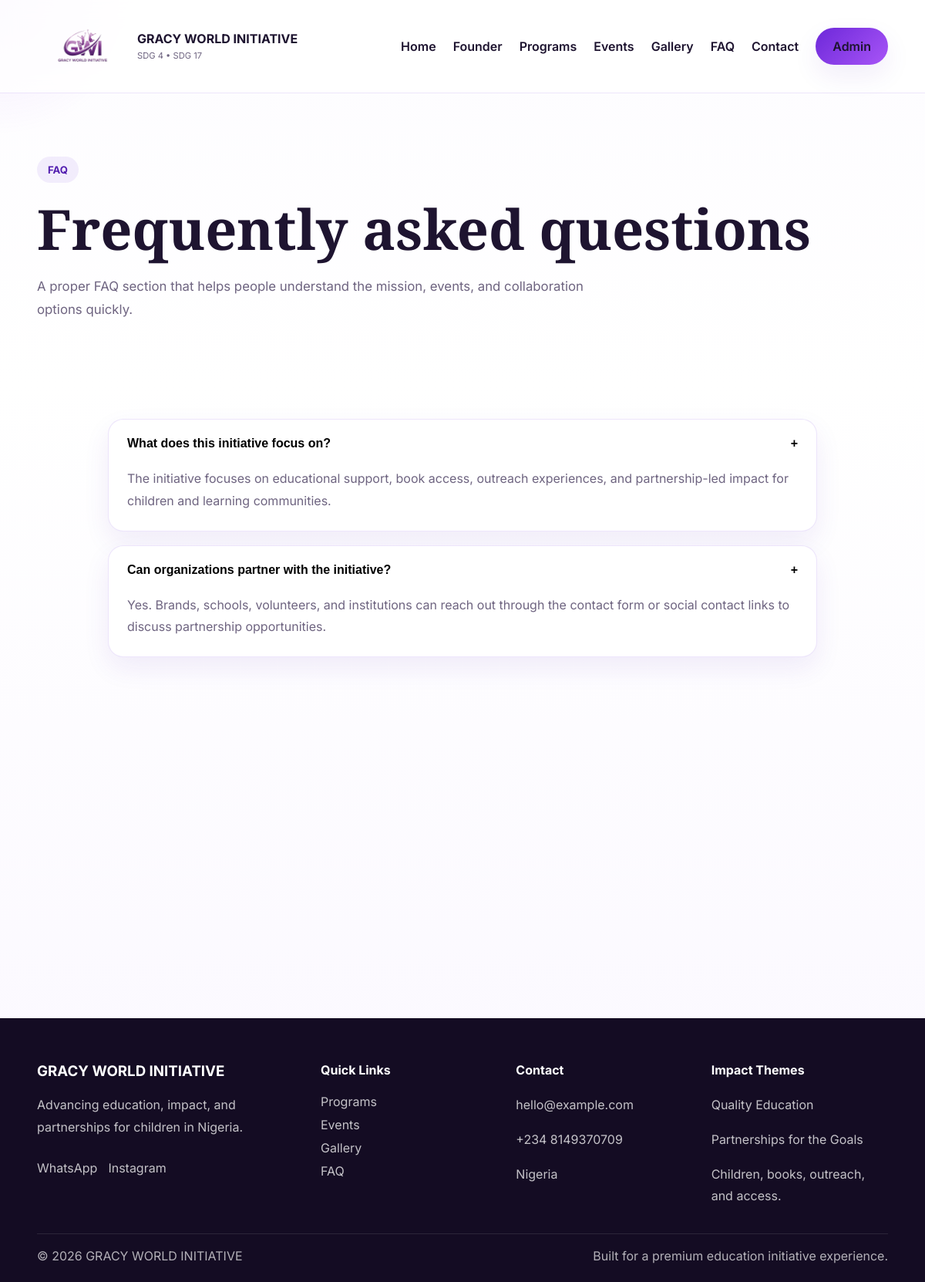
Page /faq on the committed database.
### tables this page shows
CREATE TABLE site_settings (
            id INTEGER PRIMARY KEY CHECK (id = 1),
            site_name TEXT,
            tagline TEXT,
            whatsapp_url TEXT,
            instagram_url TEXT,
            contact_email TEXT,
            contact_phone TEXT,
            founder_name TEXT,
            founder_role TEXT,
            founder_bio TEXT,
            founder_quote TEXT
        );

### app.py (the view)
@app.route('/faq')
def faq_page():
    return render_template('faq.html')

### app.py (called while the page is built)
def get_db_connection():
    conn = sqlite3.connect(DATABASE)
    conn.row_factory = sqlite3.Row
    return conn

@app.before_request
def ensure_db():
    init_db()

def fetch_settings():
    conn = get_db_connection()
    settings = conn.execute('SELECT * FROM site_settings WHERE id = 1').fetchone()
    conn.close()
    return settings

@app.context_processor
def inject_globals():
    return {'site_settings': fetch_settings(), 'current_year': datetime.now().year}

### templates/faq.html (shortened to what this page needs)
{% extends 'base.html' %}  {% block content %}
<section class="page-hero compact-hero">
  <div class="container reveal">
    <span class="eyebrow">FAQ</span>
    <h1>Frequently asked questions</h1>
    <p>
      A proper FAQ section that helps people understand the mission, events, and
      collaboration options quickly.
    </p>
  </div>
</section>
<section class="section">
  <div class="container faq-list">
    administrative tools that can be expanded later.'), ] %} {% for question,
    answer in faqs %}
    <article class="faq-item reveal">
      <button class="faq-question" type="button">
        <span>{{ question }}</span>
        <span>+</span>
      </button>
      <div class="faq-answer">
        <p>{{ answer }}</p>
      </div>
    </article>
    {% endfor %}
  </div>
</section>
{% endblock %}

### templates/base.html (shortened to what this page needs)
<!doctype html>
<html lang="en">
  <head>
    <link
      rel="stylesheet"
      href="{{ url_for('static', filename='css/main.css') }}"
    />
  </head>
  <body>
    <header class="site-header">
      <div class="container header-inner">
        <a href="{{ url_for('home') }}" class="brand-mark">
          <img
            src="../static/images/WhatsApp_Image_2026-03-28_at_8.42.58_PM-removebg-preview.png"
            alt="Logo"
          />
          <div>
            <strong>{{ site_settings.site_name }}</strong>
            <small>SDG 4 • SDG 17</small>
          </div>
        </a>
        <nav class="site-nav" id="siteNav">
          <a href="{{ url_for('home') }}">Home</a>
          <a href="{{ url_for('founder_page') }}">Founder</a>
          <a href="{{ url_for('programs_page') }}">Programs</a>
          <a href="{{ url_for('events_page') }}">Events</a>
          <a href="{{ url_for('gallery_page') }}">Gallery</a>
          <a href="{{ url_for('faq_page') }}">FAQ</a>
          <a href="{{ url_for('contact_page') }}">Contact</a>
          <a href="{{ url_for('admin_login') }}" class="nav-cta">Admin</a>
        </nav>
      </div>
    </header>
    <main>{% block content %}{% endblock %}</main>
    <footer class="site-footer">
      <div class="container footer-grid">
        <div>
          <h3>{{ site_settings.site_name }}</h3>
          <p>{{ site_settings.tagline }}</p>
          <div class="footer-socials">
            <a
              href="{{ site_settings.whatsapp_url }}"
              target="_blank"
              rel="noopener"
              >WhatsApp</a
            >
            <a
              href="{{ site_settings.instagram_url }}"
              target="_blank"
              rel="noopener"
              >Instagram</a
            >
          </div>
        </div>
        <div>
          <h4>Quick Links</h4>
          <a href="{{ url_for('programs_page') }}">Programs</a>
          <a href="{{ url_for('events_page') }}">Events</a>
          <a href="{{ url_for('gallery_page') }}">Gallery</a>
          <a href="{{ url_for('faq_page') }}">FAQ</a>
        </div>
        <div>
          <h4>Contact</h4>
          <p>{{ site_settings.contact_email }}</p>
          <p>{{ site_settings.contact_phone }}</p>
          <p>Nigeria</p>
        </div>
        <div>
          <h4>Impact Themes</h4>
          <p>Quality Education</p>
          <p>Partnerships for the Goals</p>
          <p>Children, books, outreach, and access.</p>
        </div>
      </div>
      <div class="container footer-base">
        <span>© {{ current_year }} {{ site_settings.site_name }}</span>
        <span>Built for a premium education initiative experience.</span>
      </div>
    </footer>
  </body>
</html>

### static/css/main.css (style rules this page uses)
:root { --bg: #fbf9ff; --surface: #ffffff; --surface-2: #f4ecff; --text: #1e1430; --muted: #6e6480; --primary: #6d28d9; --primary-dark: #531fb0; --accent: #a855f7; --border: rgba(109, 40, 217, 0.12); --shadow: 0 20px 60px rgba(82, 31, 176, 0.12); --shadow-soft: 0 14px 34px rgba(82, 31, 176, 0.08); --radius: 24px; --radius-sm: 16px; --container: 1180px; }
* { box-sizing: border-box; }
html { scroll-behavior: smooth; }
body { margin: 0; font-family: "Inter", sans-serif; background: linear-gradient(180deg, #fdfcff 0%, #ffffff 30%, #faf7ff 100%); color: var(--text); }
img, video { max-width: 100%; display: block; }
a { color: inherit; text-decoration: none; }
p { line-height: 1.8; }
h1, h2, h3, h4 { line-height: 1.15; margin-top: 0; }
.container { width: min(92%, var(--container)); margin: 0 auto; }
.site-header { position: sticky; top: 0; z-index: 50; background: rgba(255, 255, 255, 0.82); backdrop-filter: blur(14px); border-bottom: 1px solid var(--border); }
.header-inner { min-height: 82px; display: flex; align-items: center; justify-content: space-between; gap: 20px; }
.brand-mark { display: flex; align-items: center; gap: 14px; }
.brand-mark strong { display: block; font-size: 1rem; }
.brand-mark small { color: var(--muted); font-size: 0.82rem; }
.brand-mark { display: flex; align-items: center; gap: 10px; }
.brand-mark img { height: 120px; width: auto; object-fit: contain; }
.brand-mark small { font-size: 0.7rem; color: #777; }
.site-nav { display: flex; align-items: center; gap: 22px; }
.site-nav a { font-weight: 600; color: var(--text); }
.nav-cta, .btn { display: inline-flex; align-items: center; justify-content: center; border-radius: 999px; padding: 14px 22px; font-weight: 700; transition: transform 0.28s ease, background 0.28s ease, color 0.28s ease, box-shadow 0.28s ease; }
.nav-cta, .btn-primary { background: linear-gradient(135deg, var(--primary), var(--accent)); color: white; box-shadow: var(--shadow-soft); }
.hero-copy h1, .page-hero h1 { font-family: "Playfair Display", serif; font-size: clamp(2.5rem, 6vw, 5rem); margin-bottom: 18px; }
.hero-copy p, .page-hero p { color: var(--muted); font-size: 1.05rem; max-width: 720px; }
.eyebrow, .section-label { display: inline-flex; padding: 9px 14px; border-radius: 999px; background: rgba(109, 40, 217, 0.08); color: var(--primary-dark); font-weight: 700; font-size: 0.82rem; margin-bottom: 18px; }
.hero-actions, .cta-actions, .footer-socials { display: flex; flex-wrap: wrap; gap: 14px; margin-top: 28px; }
.hero-metrics span, .meta-line, .event-mini-meta, .brand-mark small, .field-hint { color: var(--muted); }
.section, .page-hero { padding: 82px 0; }
.page-hero.compact-hero { padding-bottom: 28px; }
.faq-list { max-width: 920px; }
.faq-item { border: 1px solid var(--border); border-radius: 20px; margin-bottom: 18px; overflow: hidden; background: white; box-shadow: var(--shadow-soft); }
.faq-question { width: 100%; border: 0; background: transparent; text-align: left; cursor: pointer; display: flex; justify-content: space-between; gap: 20px; padding: 22px 24px; font-weight: 700; font-size: 1rem; }
.faq-answer { max-height: 0; overflow: hidden; transition: max-height 0.35s ease; }
.faq-answer p { padding: 0 24px 24px; margin: 0; color: var(--muted); }
.faq-item.active .faq-answer { max-height: 220px; }
.site-footer { margin-top: 40px; background: #140c23; color: white; padding: 58px 0 24px; }
.footer-grid { display: grid; grid-template-columns: 1.2fr 0.8fr 0.8fr 0.8fr; gap: 24px; }
.footer-grid p, .footer-grid a { color: rgba(255, 255, 255, 0.75); display: block; margin-bottom: 10px; }
.footer-base { display: flex; justify-content: space-between; gap: 20px; margin-top: 24px; padding-top: 18px; border-top: 1px solid rgba(255, 255, 255, 0.1); color: rgba(255, 255, 255, 0.68); }
.reveal { opacity: 0; transform: translateY(30px); transition: all 0.8s ease; }
.reveal.active { opacity: 1; transform: translateY(0); }

### rows in the picture
site_settings: site_name "GRACY WORLD INITIATIVE", tagline "Advancing education, impact, and partnerships for children in Nigeria.", contact_email "hello@example.com", contact_phone "+234 8149370709"

### other values in the picture
{{ question }} "What does this initiative focus on?" "Can organizations partner with the initiative?"
{{ answer }} "The initiative focuses on educational support, book access, outreach experiences, and partnership-led impact for children and learning communities." "Yes. Brands, schools, volunteers, and institutions can reach out through the contact form or social contact links to discuss partnership opportunities."
